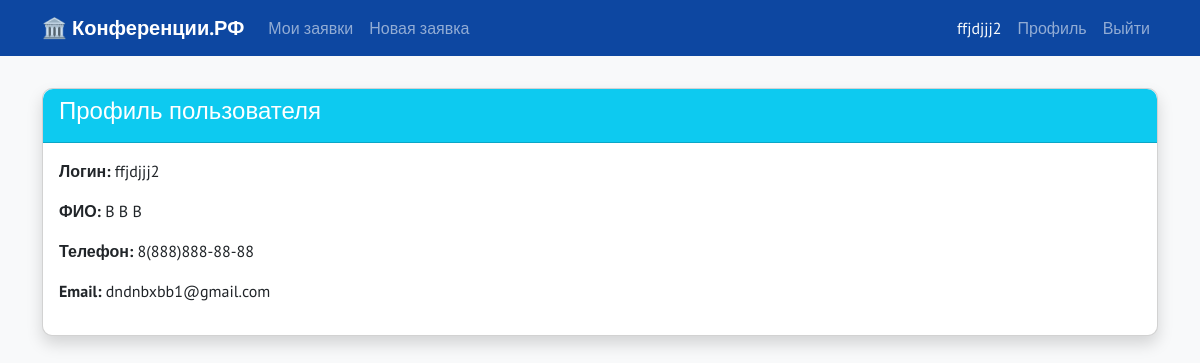
/users/profile/ (signed in), run on the app's committed database.
### users/models.py (models this page shows, shortened)
class CustomUser(AbstractUser):
    username = models.CharField(
        max_length=150,
        unique=True,
        verbose_name='Логин',
        help_text='Только латиница и цифры, не менее 6 символов'
    )
    password = models.CharField(
        max_length=128,
        verbose_name='Пароль'
    )
    full_name = models.CharField(
        max_length=255,
        verbose_name='ФИО',
        validators=[validate_cyrillic]
    )
    phone = models.CharField(
        max_length=20,
        verbose_name='Телефон',
        validators=[validate_phone]
    )
    email = models.EmailField(
        max_length=254,
        verbose_name='Электронная почта'
    )
    is_admin = models.BooleanField(default=False, verbose_name='Администратор')
    groups = models.ManyToManyField(
        'auth.Group',
        related_name='customuser_set',
        blank=True,
        verbose_name='groups',
        help_text='Specific permissions for this user.'
    )
    user_permissions = models.ManyToManyField(
            'auth.Permission',
            related_name='customuser_set',
            blank=True,
            verbose_name='user permission',
            help_text='Specific permissions for this user.'
        )
    class Meta:
        verbose_name = 'Пользователь'
        verbose_name_plural = 'Пользователи'

### users/views.py (the view)
# urls.py: path('profile/', views.profile_view, name='profile'),
@login_required
def profile_view(request):
    return render(request, 'users/profile.html')

### templates/users/profile.html (shortened to what this page needs)
{% extends 'base.html' %}
{% block content %}
<div class="card shadow">
    <div class="card-header bg-info text-white"><h4>Профиль пользователя</h4></div>
    <div class="card-body">
        <p><strong>Логин:</strong> {{ user.username }}</p>
        <p><strong>ФИО:</strong> {{ user.full_name }}</p>
        <p><strong>Телефон:</strong> {{ user.phone }}</p>
        <p><strong>Email:</strong> {{ user.email }}</p>
    </div>
</div>
{% endblock %}

### templates/base.html (shortened to what this page needs)
<!DOCTYPE html>
<html lang="ru">
<head>
    <link rel="stylesheet" href="https://cdn.jsdelivr.net/npm/bootstrap@5.2.3/dist/css/bootstrap.min.css">
    {% load static %}
    <link rel="stylesheet" href="{% static 'css/style.css' %}">
</head>
<body>
    <nav class="navbar navbar-expand-lg navbar-dark bg-dark">
        <div class="container">
            <a class="navbar-brand" href="{% url 'bookings:booking_list' %}">🏛️ Конференции.РФ</a>
            <div class="collapse navbar-collapse" id="navbarNav">
                <ul class="navbar-nav me-auto">
                    {% if user.is_authenticated %}
                    <li class="nav-item">
                        <a class="nav-link" href="{% url 'bookings:booking_list' %}">Мои заявки</a>
                    </li>
                    <li class="nav-item">
                        <a class="nav-link" href="{% url 'bookings:booking_form' %}">Новая заявка</a>
                    </li>
                    {% endif %}
                </ul>
                <ul class="navbar-nav">
                    {% if user.is_authenticated %}
                    <li class="nav-item"><span class="nav-link text-light">{{ user.username }}</span></li>
                    <li class="nav-item"><a class="nav-link" href="{% url 'users:profile' %}">Профиль</a></li>
                    <li class="nav-item"><a class="nav-link" href="{% url 'users:logout' %}">Выйти</a></li>
                    {% else %}
                    <li class="nav-item"><a class="nav-link" href="{% url 'users:login' %}">Вход</a></li>
                    <li class="nav-item"><a class="nav-link" href="{% url 'users:register' %}">Регистрация</a></li>
                    {% endif %}
                </ul>
            </div>
        </div>
    </nav>
    <div class="container mt-4">
        {% block content %}{% endblock %}
    </div>
</body>
</html>

### Static/css/style.css (style rules this page uses)
:root { --color-primary: #007bff; --color-dark-blue: #0d47a1; --color-gray: #6c757d; --color-bg: #f8f9fa; --color-highlight: #ffffff; }
body { background-color: var(--color-bg); font-family: 'PT Sans', sans-serif; font-size: 16px; }
.navbar { background-color: var(--color-dark-blue) !important; }
.card, table { background-color: var(--color-highlight); border-radius: 10px; box-shadow: 0 0 20px rgba(0,0,0,0.1); }
.card-header { border-radius: 10px 10px 0 0 !important; }
.navbar-brand { font-weight: bold; }
.mt-4 { margin-top: 2rem !important; }

### data on the page
CustomUser: username "ffjdjjj2", full_name "B B B", phone "8(888)888-88-88", email "dndnbxbb1@gmail.com"
